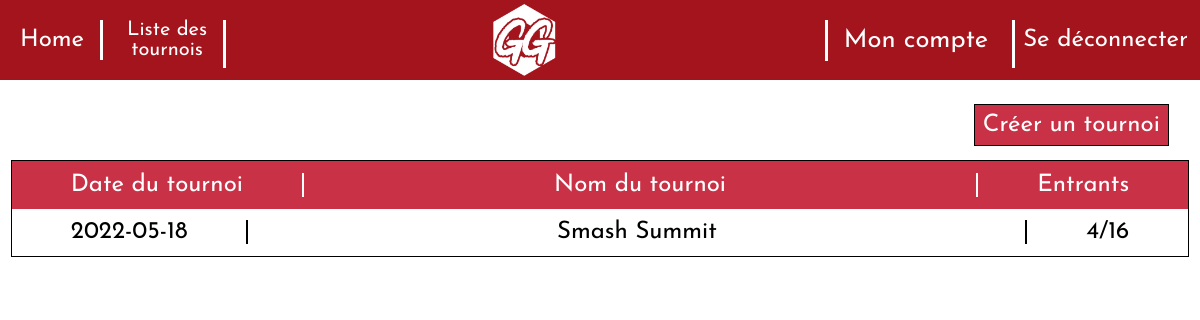
The page /shinegg/index.php?view=tournament-list (signed in) on the database its author committed.
### tables this page shows
CREATE TABLE `tournaments` (
  `id` int(20) NOT NULL,
  `tournament_name` varchar(30) NOT NULL,
  `owner_id` int(5) NOT NULL,
  `status` int(1) NOT NULL DEFAULT 0,
  `tournament_picture` char(180) DEFAULT NULL,
  `region` char(20) NOT NULL DEFAULT 'US_EC',
  `online` tinyint(1) NOT NULL DEFAULT 1,
  `price` float NOT NULL DEFAULT 0,
  `debut_date` date NOT NULL,
  `max_participants` int(4) NOT NULL DEFAULT 48
);

### shinegg/libs/sqlUtil.php (called while the page is built, shortened)
<?php
include_once "config.php";
function SQLGetChamp($sql)
{
	global $BDD_host;
	global $BDD_base;
	global $BDD_user;
	global $BDD_password;
	try {
		$dbh = new PDO("mysql:host=$BDD_host;dbname=$BDD_base", $BDD_user, $BDD_password);
	} catch (PDOException $e) {
		die("<font color=\"red\">SQLGetChamp: Erreur de connexion : " . $e->getMessage() . "</font>");
	}
	$dbh->exec("SET CHARACTER SET utf8");
	$res = $dbh->query($sql);
	$num = $res->rowCount();
	$res->setFetchMode(PDO::FETCH_NUM);
	$ligne = $res->fetch();
	if ($ligne == false) return false;
	else return $ligne[0];
}
function SQLSelect($sql)
{
 	global $BDD_host;
	global $BDD_base;
 	global $BDD_user;
 	global $BDD_password;
	try {
		$dbh = new PDO("mysql:host=$BDD_host;dbname=$BDD_base", $BDD_user, $BDD_password);
	} catch (PDOException $e) {
		die("<font color=\"red\">SQLSelect: Erreur de connexion : " . $e->getMessage() . "</font>");
	}
	$dbh->exec("SET CHARACTER SET utf8");
	$res = $dbh->query($sql);
	$num = $res->rowCount();
	if ($num==0) return false;
	else return $res;
}
function parcoursRs($result)
{
	$result->setFetchMode(PDO::FETCH_ASSOC);
	while ($ligne = $result->fetch())
		$tab[]= $ligne;
	return $tab;
}
?>

### shinegg/libs/tournamentUtil.php (called while the page is built, shortened)
<?php
include_once "sqlUtil.php";
function getTournaments() {
    $SQL = "SELECT * FROM tournaments ORDER BY debut_date ASC";
    return parcoursRs(SQLSelect($SQL));
}
function getTournamentEntrantsNb($id)
{
    $SQL = "SELECT count(*) FROM tournaments
    JOIN entry ON tournaments.id = entry.tournament_id
    WHERE tournaments.id = '$id'";
    return SQLGetChamp($SQL);
}
?>

### shinegg/pages/tournament-list.php (the view, shortened to what this page needs)
<head>
    <link rel="stylesheet" type="text/css" href="css/tournament-list.css">
</head>
<?php
include_once("libs/tournamentUtil.php");
?>
<?php
 $url = dirname($_SERVER["PHP_SELF"]) . "/index.php?view=tournament-create";
 echo "<div id=\"create-button\"><div><a href=\"$url\"> Créer un tournoi</a></div></div>";
?>
<div id="main-list">
    <div id="header">
        <div id="header-left">
            Date du tournoi
        </div>
        <div id="header-middle">
            Nom du tournoi
        </div>
        <div id="header-right">
            Entrants
        </div>
    </div>
    <div id="data-list">
        <?php
        $tournamentsList = getTournaments();
        foreach($tournamentsList as $tournament) {
            $url = dirname($_SERVER["PHP_SELF"]) . "/index.php?view=tournament-view&tournamentId=" . $tournament["id"];
            echo "<a href=\"". $url ."\">  <div class=\"tournament-data\">";
            echo "<div class=\"tournament-date\">" . $tournament["debut_date"] . "</div>";
            echo "<div class=\"tournament-name\">" . $tournament["tournament_name"] . "</div>";
            echo "<div class=\"tournament-entrants\">" . getTournamentEntrantsNb($tournament["id"]) . "/" . $tournament["max_participants"] . "</div>";
            echo "</div> </a>";
        }
        ?>
    </div>
</div>

### shinegg/css/tournament-list.css (style rules this page uses)
#create-button { height: 7vh; width: 100%; margin-bottom: 3vh; }
#create-button > div { margin-top: 3vh; border: 1px solid black; padding: 1vh; margin-right: 2.6vw; color: white; font-size: 3vh; font-family: 'Josefin Sans', sans-serif; float:right; background-color: #C93246; cursor: pointer; }
#create-button a { color: white; }
#main-list { display: block; margin: 2vh auto 0 auto; width: 98%; border: black solid 1px; }
#header { background-color: #C93246; color: white; font-size: 3vh; font-family: 'Josefin Sans', sans-serif; padding-top: 1%; padding-bottom: 1%; }
#header-right { display: inline; float: right; margin-right: 5%; border-left: 2px solid white; padding-left: 5%; }
#header-middle { display: inline; width: 10%; }
#header-left { display: inline; float: left; margin-left: 5%; border-right: 2px solid white; padding-right: 5%; }
.tournament-data { background-color: white; color: black; font-size: 3vh; font-family: 'Josefin Sans', sans-serif; padding-top: 1%; padding-bottom: 1%; }
.tournament-date { display: inline; float: left; margin-left: 5%; border-right: 2px solid black; padding-right: 5%; }
a:link, a:visited { text-decoration: none; }
.tournament-name { display: inline; width: 10%; }
.tournament-entrants { display: inline; float: right; margin-right: 5%; border-left: 2px solid black; padding-left: 5%; }

### rows shown on the page
tournaments: debut_date "2022-05-18", tournament_name "Smash Summit", id "4", max_participants "16"
